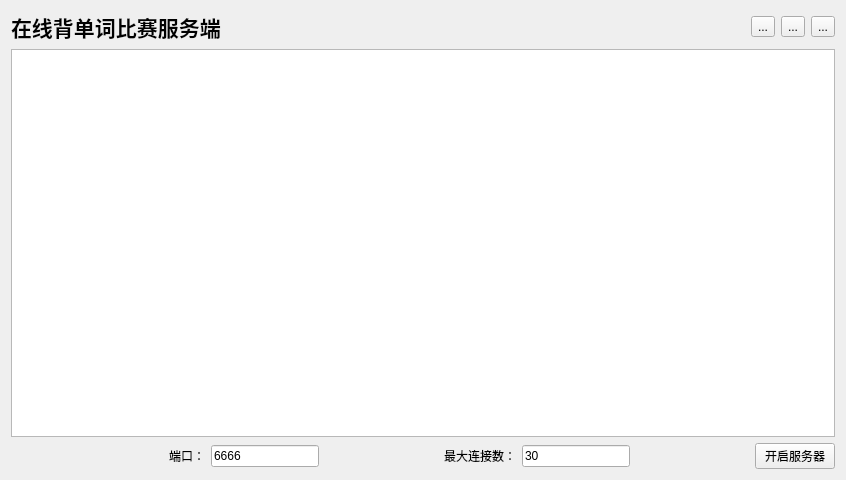
<?xml version="1.0" encoding="UTF-8"?>
<ui version="4.0">
 <class>Widget</class>
 <widget class="QWidget" name="Widget">
  <property name="geometry">
   <rect>
    <x>0</x>
    <y>0</y>
    <width>846</width>
    <height>480</height>
   </rect>
  </property>
  <property name="windowTitle">
   <string>Widget</string>
  </property>
  <property name="styleSheet">
   <string notr="true">.Widget{		
	background-color: rgb(170, 170, 255);
}
</string>
  </property>
  <layout class="QGridLayout" name="gridLayout">
   <item row="0" column="0">
    <layout class="QVBoxLayout" name="verticalLayout">
     <item>
      <layout class="QHBoxLayout" name="horizontalLayout_2">
       <item>
        <widget class="QLabel" name="labelTitle">
         <property name="font">
          <font>
           <family>隶书</family>
           <pointsize>16</pointsize>
           <weight>75</weight>
           <bold>true</bold>
          </font>
         </property>
         <property name="text">
          <string>在线背单词比赛服务端</string>
         </property>
        </widget>
       </item>
       <item>
        <spacer name="horizontalSpacer_2">
         <property name="orientation">
          <enum>Qt::Horizontal</enum>
         </property>
         <property name="sizeHint" stdset="0">
          <size>
           <width>40</width>
           <height>20</height>
          </size>
         </property>
        </spacer>
       </item>
       <item>
        <widget class="QToolButton" name="minButton">
         <property name="text">
          <string>...</string>
         </property>
        </widget>
       </item>
       <item>
        <widget class="QToolButton" name="maxButton">
         <property name="text">
          <string>...</string>
         </property>
        </widget>
       </item>
       <item>
        <widget class="QToolButton" name="closeButton">
         <property name="text">
          <string>...</string>
         </property>
        </widget>
       </item>
      </layout>
     </item>
     <item>
      <widget class="QTableWidget" name="tableWidget"/>
     </item>
     <item>
      <layout class="QHBoxLayout" name="horizontalLayout">
       <item>
        <widget class="QLabel" name="labelOnlineStatus">
         <property name="styleSheet">
          <string notr="true">.QLabel{
	color: rgb(255, 255, 255);
}</string>
         </property>
         <property name="text">
          <string/>
         </property>
        </widget>
       </item>
       <item>
        <spacer name="horizontalSpacer">
         <property name="orientation">
          <enum>Qt::Horizontal</enum>
         </property>
         <property name="sizeType">
          <enum>QSizePolicy::Fixed</enum>
         </property>
         <property name="sizeHint" stdset="0">
          <size>
           <width>13</width>
           <height>20</height>
          </size>
         </property>
        </spacer>
       </item>
       <item>
        <widget class="QLabel" name="labelInfo">
         <property name="text">
          <string/>
         </property>
        </widget>
       </item>
       <item>
        <spacer name="horizontalSpacer_3">
         <property name="orientation">
          <enum>Qt::Horizontal</enum>
         </property>
         <property name="sizeHint" stdset="0">
          <size>
           <width>40</width>
           <height>20</height>
          </size>
         </property>
        </spacer>
       </item>
       <item>
        <widget class="QLabel" name="label">
         <property name="text">
          <string>端口：</string>
         </property>
        </widget>
       </item>
       <item>
        <widget class="QLineEdit" name="lineEditPort">
         <property name="sizePolicy">
          <sizepolicy hsizetype="Fixed" vsizetype="Fixed">
           <horstretch>0</horstretch>
           <verstretch>0</verstretch>
          </sizepolicy>
         </property>
         <property name="text">
          <string>6666</string>
         </property>
        </widget>
       </item>
       <item>
        <spacer name="horizontalSpacer_6">
         <property name="orientation">
          <enum>Qt::Horizontal</enum>
         </property>
         <property name="sizeHint" stdset="0">
          <size>
           <width>40</width>
           <height>20</height>
          </size>
         </property>
        </spacer>
       </item>
       <item>
        <widget class="QLabel" name="label_2">
         <property name="text">
          <string>最大连接数：</string>
         </property>
        </widget>
       </item>
       <item>
        <widget class="QLineEdit" name="lineEditMaxConnect">
         <property name="sizePolicy">
          <sizepolicy hsizetype="Fixed" vsizetype="Fixed">
           <horstretch>0</horstretch>
           <verstretch>0</verstretch>
          </sizepolicy>
         </property>
         <property name="text">
          <string>30</string>
         </property>
        </widget>
       </item>
       <item>
        <spacer name="horizontalSpacer_5">
         <property name="orientation">
          <enum>Qt::Horizontal</enum>
         </property>
         <property name="sizeHint" stdset="0">
          <size>
           <width>40</width>
           <height>20</height>
          </size>
         </property>
        </spacer>
       </item>
       <item>
        <widget class="QPushButton" name="createServerButton">
         <property name="text">
          <string>开启服务器</string>
         </property>
        </widget>
       </item>
      </layout>
     </item>
    </layout>
   </item>
  </layout>
 </widget>
 <layoutdefault spacing="6" margin="11"/>
 <resources/>
 <connections/>
</ui>
